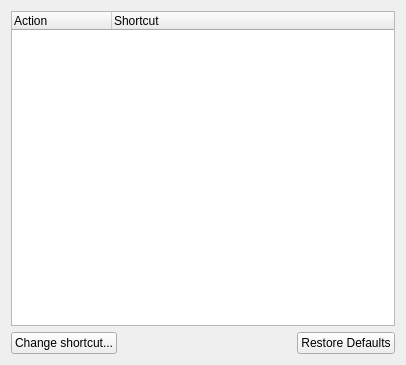
<?xml version="1.0" encoding="UTF-8"?>
<ui version="4.0">
 <class>SkinnedHotkeyEditor</class>
 <widget class="QWidget" name="SkinnedHotkeyEditor">
  <property name="geometry">
   <rect>
    <x>0</x>
    <y>0</y>
    <width>406</width>
    <height>365</height>
   </rect>
  </property>
  <property name="windowTitle">
   <string notr="true">Shortcuts</string>
  </property>
  <layout class="QGridLayout" name="gridLayout">
   <item row="1" column="1">
    <spacer name="horizontalSpacer_7">
     <property name="orientation">
      <enum>Qt::Horizontal</enum>
     </property>
     <property name="sizeHint" stdset="0">
      <size>
       <width>262</width>
       <height>20</height>
      </size>
     </property>
    </spacer>
   </item>
   <item row="1" column="0">
    <widget class="QPushButton" name="changeShortcutButton">
     <property name="text">
      <string>Change shortcut...</string>
     </property>
     <property name="icon">
      <iconset theme="configure">
       <normaloff>.</normaloff>.</iconset>
     </property>
    </widget>
   </item>
   <item row="1" column="2">
    <widget class="QPushButton" name="restoreShortcutsButton">
     <property name="text">
      <string>Restore Defaults</string>
     </property>
    </widget>
   </item>
   <item row="0" column="0" colspan="3">
    <widget class="QTreeWidget" name="shortcutTreeWidget">
     <property name="alternatingRowColors">
      <bool>true</bool>
     </property>
     <property name="animated">
      <bool>true</bool>
     </property>
     <column>
      <property name="text">
       <string>Action</string>
      </property>
     </column>
     <column>
      <property name="text">
       <string>Shortcut</string>
      </property>
     </column>
    </widget>
   </item>
  </layout>
 </widget>
 <resources/>
 <connections/>
</ui>
